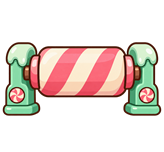
#> input picture Assets/AllOnShelves/Art/Board/brd_belt_roller_candy.png, 164 x 152 px, given in place of brd_section_birch.png, which was not available
$ python import_skins.py
#> lines starting #> are read from the running program, lines starting #| are printed output that depends on the picture; pictures that were not available may be replaced by others from this repository, and a replacement may not be noted
# -*- coding: utf-8 -*-
"""Перенос скинов (пак PROMPTS_Скины_ВсёПоПолкам_29-09) из yandex_games в игру, 30.09.2026.

python import_skins.py

* Стеллажи brd_section_<имя> — как есть (800×1968, те же пропорции и высоты полок, что у brd_section 1).
* Ленты brd_belt_tile_<имя> — обрезаются прозрачные поля сверху и снизу: у новых лент полоса занимает
  ~45 строк из 108, в игре лента кладётся плиткой в родных пропорциях (без растяжения), и поля сделали бы
  её вдвое тоньше исходной. Ролики brd_belt_roller_<имя> — значки конвейеров в «Гардеробе».
* Товары item_<id>_gift — обрезка до содержимого с полем 5 точек, как у исходных товаров
  (у сгенерированных вокруг 25–40 % пустоты — товар встал бы мельче остальных).
* Пустые файлы (целиком прозрачные) пропускаются с предупреждением.
Все стороны доводятся до кратных 4 (иначе WebGL не сожмёт текстуру).
"""
import glob
import os
import sys

import numpy as np
from PIL import Image

ROOT = os.path.abspath(os.path.join(os.path.dirname(__file__), "..", ".."))
SRC = os.path.abspath(os.path.join(ROOT, "..", "yandex_games", "Assets", "AllOnShelves", "Art"))
DST = os.path.join(ROOT, "Assets", "AllOnShelves", "Art")

SHELVES = ["birch", "candy", "metal", "winter", "gold"]
BELTS = ["wood", "candy", "neon", "winter", "gold"]


def up4(v):
    return (v + 3) // 4 * 4


def save(im, path):
    w, h = im.size
    if w % 4 or h % 4:
        canvas = Image.new("RGBA", (up4(w), up4(h)), (0, 0, 0, 0))
        canvas.paste(im, ((up4(w) - w) // 2, (up4(h) - h) // 2))
        im = canvas
    im.save(path)
    print("  ->", os.path.relpath(path, ROOT), im.size)


def content(im):
    a = np.array(im)[..., 3]
    ys, xs = np.where(a > 20)
    if len(xs) == 0:
        return None
    return xs.min(), ys.min(), xs.max(), ys.max()


def main():
    sys.stdout.reconfigure(encoding="utf-8")
    for n in SHELVES:
        src = os.path.join(SRC, "Board", f"brd_section_{n}.png")
        im = Image.open(src).convert("RGBA")
#> im is the input picture: PIL image 164x152 RGBA; mean R, G, B, A 66.8, 54.9, 48.2, 89.7
        if content(im) is None:
#> in content, `a = np.array(im)[..., 3]`:
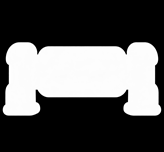
#> a: shape (152, 164); min 0, max 255, mean 89.7
#> in content, `ys, xs = np.where(a > 20)`: ys = 9100 values from 42 to 115; xs = 9100 values, max 161 at index 8608, min 2 at index 8531, mean 81.51
            print("ПУСТОЙ ФАЙЛ, пропущен:", src)
            continue
        save(im, os.path.join(DST, "Board", f"brd_section_{n}.png"))
#> in save, `w, h = im.size`: w = 164; h = 152
#|   -> Assets/AllOnShelves/Art/Board/brd_section_birch.png (164, 152)
#> pass 2 of the loop in main, `for n in SHELVES:`:
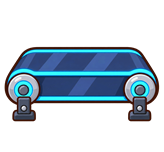
#> input picture Assets/AllOnShelves/Art/Board/brd_belt_roller_neon.png, 164 x 152 px, given in place of brd_section_candy.png, which was not available
#> in main, im is the input picture: PIL image 164x152 RGBA; mean R, G, B, A 21.7, 36.3, 47.1, 87
#> in content (call 2), `a = np.array(im)[..., 3]`:
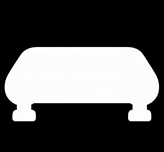
#> a: shape (152, 164); min 0, max 255, mean 87
#> ys = 8807 values from 47 to 121; xs = 8807 values, max 159 at index 5348, min 4 at index 4883, mean 81.35
#|   -> Assets/AllOnShelves/Art/Board/brd_section_candy.png (164, 152)
    for n in BELTS:
        src = os.path.join(SRC, "Board", f"brd_belt_tile_{n}.png")
        im = Image.open(src).convert("RGBA")
        box = content(im)
        if box is None:
            print("ПУСТОЙ ФАЙЛ, пропущен:", src)
            continue
        y0, y1 = max(0, box[1] - 2), min(im.size[1], box[3] + 3)
        save(im.crop((0, y0, im.size[0], y1)), os.path.join(DST, "Board", f"brd_belt_tile_{n}.png"))
        roller = os.path.join(SRC, "Board", f"brd_belt_roller_{n}.png")
        if os.path.exists(roller) and content(Image.open(roller).convert("RGBA")) is not None:
            save(Image.open(roller).convert("RGBA"), os.path.join(DST, "Board", f"brd_belt_roller_{n}.png"))
    for src in sorted(glob.glob(os.path.join(SRC, "Items", "item_*_gift.png"))):
        im = Image.open(src).convert("RGBA")
        box = content(im)
        if box is None:
            print("ПУСТОЙ ФАЙЛ, пропущен:", src)
            continue
        m = 5
        crop = im.crop((max(0, box[0] - m), max(0, box[1] - m), min(im.size[0], box[2] + m + 1), min(im.size[1], box[3] + m + 1)))
        save(crop, os.path.join(DST, "Items", os.path.basename(src)))
    for f in glob.glob(os.path.join(SRC, "Board", "brd_section_*.png")):
        name = os.path.basename(f)[len("brd_section_"):-4]
        if name not in SHELVES and name != "big" and content(Image.open(f).convert("RGBA")) is None:
            print("ПУСТОЙ ФАЙЛ (не из пака), пропущен:", os.path.basename(f))


if __name__ == "__main__":
#> (the run stopped early here; a loop or call above may not have finished)
